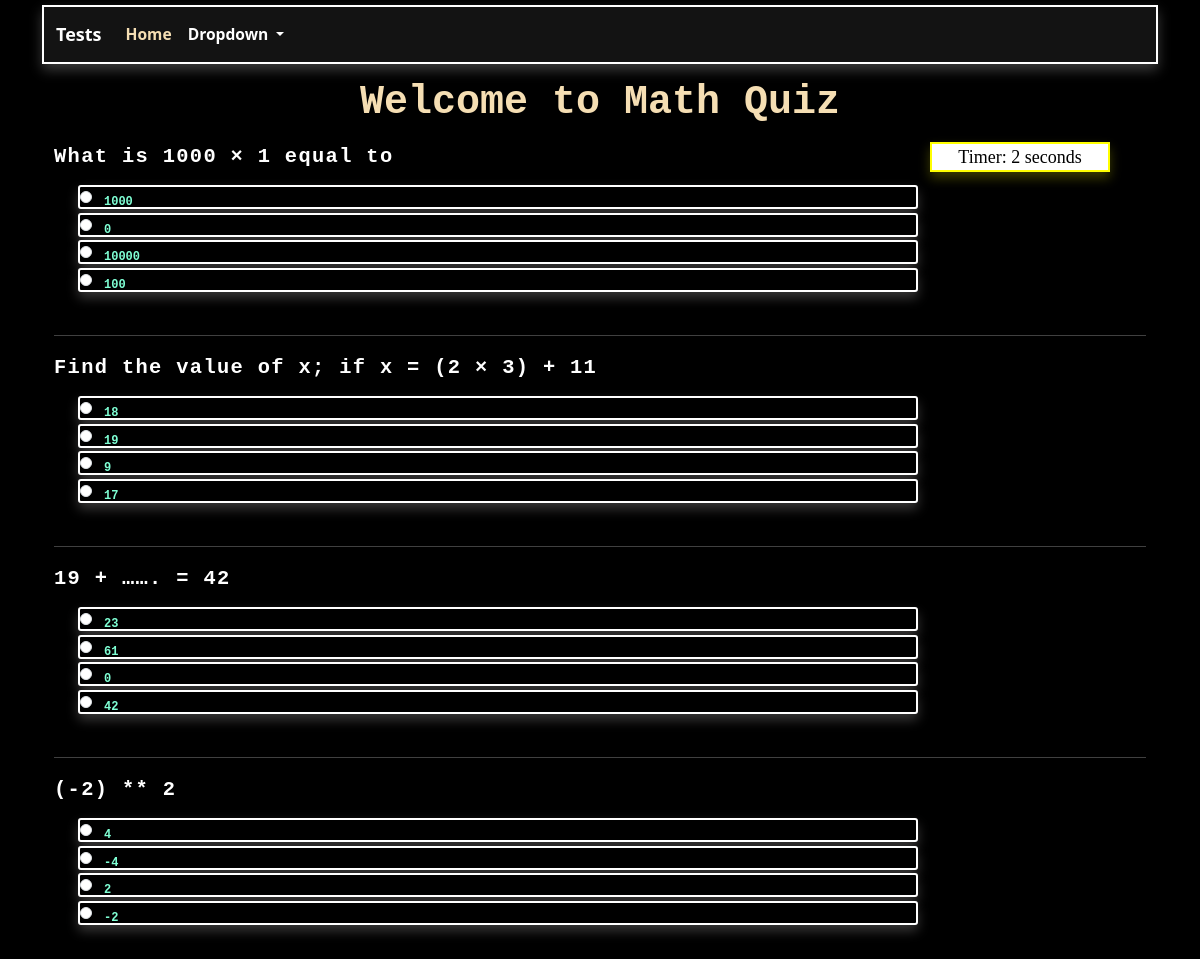
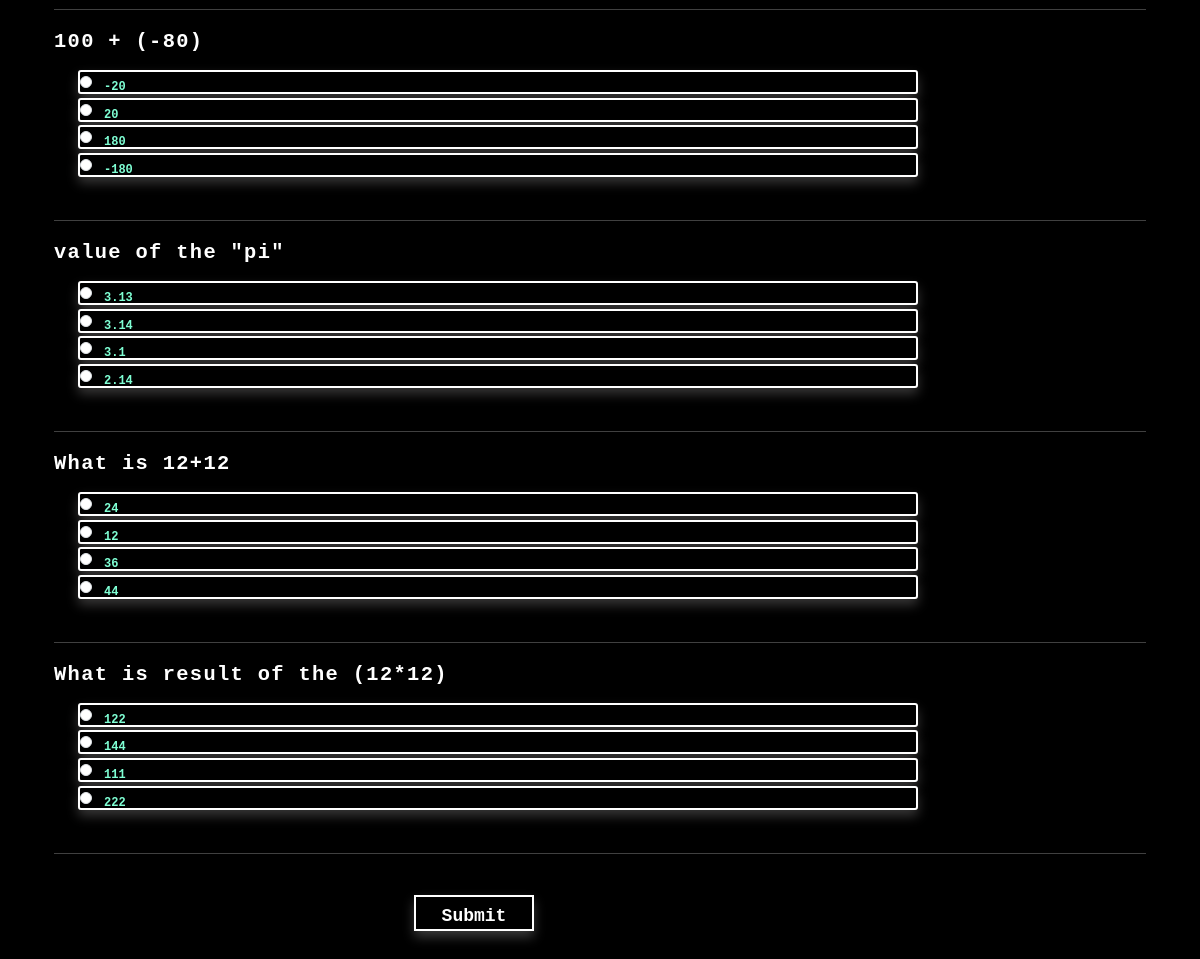
/2, run on the app's committed database (2 pictures, top to bottom).
### test_app/models.py (models this page shows, shortened)
class Test(models.Model):
    name = models.CharField(max_length=200)
    category = models.CharField(choices=TEST_CHOICES, max_length=32)
    description = models.TextField()

class Questions(models.Model):
    test = models.ForeignKey(Test, on_delete=models.CASCADE, null=True)
    question = models.CharField(max_length=200, null=True)
    op1 = models.CharField(max_length=200,null=True)
    op2 = models.CharField(max_length=200,null=True)
    op3 = models.CharField(max_length=200,null=True)
    op4 = models.CharField(max_length=200,null=True)
    ans = models.CharField(max_length=200,null=True)

### test_app/views.py (the view, shortened to what this page needs)
# urls.py: path("<int:id>", TestDetailView.as_view(), name='test_detail'),
class TestDetailView(View):
    def get(self, request, id):
        test = Test.objects.get(id=id)
        questions = test.questions_set.order_by('-id')
        context = {
            "questions": questions,
            "test": test
        }
        return render(request, 'test_detail.html', context)

### test_app/templates/test_detail.html (shortened to what this page needs)
{% extends 'base.html' %}
{% load static %}
{% block content %}
<div class="container ">
<h1 class="test_h1">Welcome to {{ test.name }} Quiz</h1>
<div align="right " id="displaytimer"><b>Timer: 0 seconds</b></div>
    <form method='post' action=''>
    {% for q  in questions%}
    <div class="form-group">
      <label for="question">{{q.question}}</label>
    </div>
    <div class="form-check">
        <div class="form-check">
            <input class="form-check-input" type="radio" name="{{q.question}}" id="gridRadios1" value="{{ q.op1 }}">
            <label class="form-check-label" for="gridRadios1">
                {{q.op1}}
            </label>
        </div>
        <div class="form-check">
            <input class="form-check-input" type="radio" name="{{q.question}}" id="gridRadios2" value="{{ q.op2 }}">
            <label class="form-check-label" for="gridRadios2">
                {{q.op2}}
            </label>
        </div>
        <div class="form-check">
            <input class="form-check-input" type="radio" name="{{q.question}}" id="gridRadios1" value="{{ q.op3 }}">
            <label class="form-check-label" for="gridRadios1">
                {{q.op3}}
            </label>
        </div>
        <div class="form-check">
            <input class="form-check-input" type="radio" name="{{q.question}}" id="gridRadios2" value="{{ q.op4 }}">
            <label class="form-check-label" for="gridRadios2">
                {{q.op4}}
            </label>
        </div>
        <br>
    </div>
        <hr style="color: white; height: 2px">
    {% endfor %}
    <br>
    <button type="submit" class="test_btn btn">Submit</button>
  </form>
</div>
{% endblock content %}

### test_app/templates/base.html (shortened to what this page needs)
<!DOCTYPE html>
{% load static %}
<html lang="en">
<head>
    <link rel="stylesheet" href="https://cdnjs.cloudflare.com/ajax/libs/font-awesome/6.4.2/css/all.min.css" />
    <link href="https://cdn.jsdelivr.net/npm/bootstrap@5.3.2/dist/css/bootstrap.min.css" rel="stylesheet">
    <link href="{% static 'main.css' %}" rel="stylesheet" type="text/css">
</head>
<body class="container">
<nav class="navbar navbar-expand-lg" style="border: 2px solid white !important;
    box-shadow: rgba(247, 247, 245, 0.24) 0px 6px 12px; margin-top: 5px">
  <div class="container-fluid">
    <a class="navbar-brand" style="font-size: 1.5vw; font-weight: bolder; color: white" href="#">Tests</a>
    <div class="collapse navbar-collapse" id="navbarSupportedContent">
      <ul class="navbar-nav me-auto mb-2 mb-lg-0">
        <li class="nav-item">
          <a class="nav-link active" style="font-size: 1.3vw; font-weight: bolder; color: wheat" aria-current="page" href="{% url 'home' %}">Home</a>
        </li>
        <li class="nav-item dropdown">
          <a style="font-size: 1.3vw; font-weight: bolder; color: white" class="nav-link dropdown-toggle" href="#" role="button" data-bs-toggle="dropdown" aria-expanded="false">
            Dropdown
          </a>
        </li>
      </ul>
    </div>
  </div>
</nav>
{% block content %}
{% endblock content %}
</body>
</html>

### test_app/static/main.css (style rules this page uses)
body { background-color: black; }
.navbar-expand-lg { background-color: rgb(19, 19, 19); border: 2px solid white !important; box-shadow: rgba(247, 247, 245, 0.24) 0px 6px 12px; }
.navbar-brand { color: white !important; }

### test_app/templates/test_detail.html (style rules this page uses)
.test_h1 { font-weight: bold; font-family: Courier; color: wheat; margin: 15px; text-align: center; }
body { background-color: black !important; }
.form-group label { color: white; font-size: 1.7vw; font-weight: bold; font-family: Monospace; margin-bottom: 1vw; letter-spacing:0.1cap; }
.form-check .form-check { width: 70vw; height: 2vw; background-color: azure; margin-bottom: 0.3vw; border: 2px solid white; border-radius: 3px; box-shadow: rgba(232, 227, 227, 0.24) 0px 6px 12px; background-color: black; }
.form-check .form-check .form-check-input { width: 1vw; height: 1vw; }
.form-check .form-check .form-check-label { font-size: 1vw; font-weight: bolder; font-family: Courier; color: aquamarine; }
#displaytimer { color: black; position: fixed; margin-left: 73vw; width: 15vw; font-weight: lighter; height: 2.5vw; background-color: white; text-align: center; border: 2px solid yellow; box-shadow: rgba(255, 255, 0, 0.24) 0px 6px 12px; font-family: Fantasy; font-size: 1.5vw; }
.test_btn { width: 10vw; height: 3vw; color: white; border: 2px solid white; background-color: black; box-shadow: rgba(247, 247, 245, 0.24) 0px 6px 12px; margin-bottom: 5vw; font-family: Courier; font-weight: bolder; font-size: 1.5vw; border-radius: 0; margin-left: 30vw; }

### data on the page
Test: name "Math"
Questions: question "What is 1000 × 1 equal to", op1 "1000", op2 "0", op3 "10000", op4 "100"
Questions: question "Find the value of x; if x = (2 × 3) + 11", op1 "18", op2 "19", op3 "9", op4 "17"
Questions: question "19 + ……. = 42", op1 "23", op2 "61", op3 "0", op4 "42"
Questions: question "(-2) ** 2", op1 "4", op2 "-4", op3 "2", op4 "-2"
Questions: question "100 + (-80)", op1 "-20", op2 "20", op3 "180", op4 "-180"
Questions: question "value of the \"pi\"", op1 "3.13", op2 "3.14", op3 "3.1", op4 "2.14"
Questions: question "What is 12+12", op1 "24", op2 "12", op3 "36", op4 "44"
Questions: question "What is result of the (12*12)", op1 "122", op2 "144", op3 "111", op4 "222"
